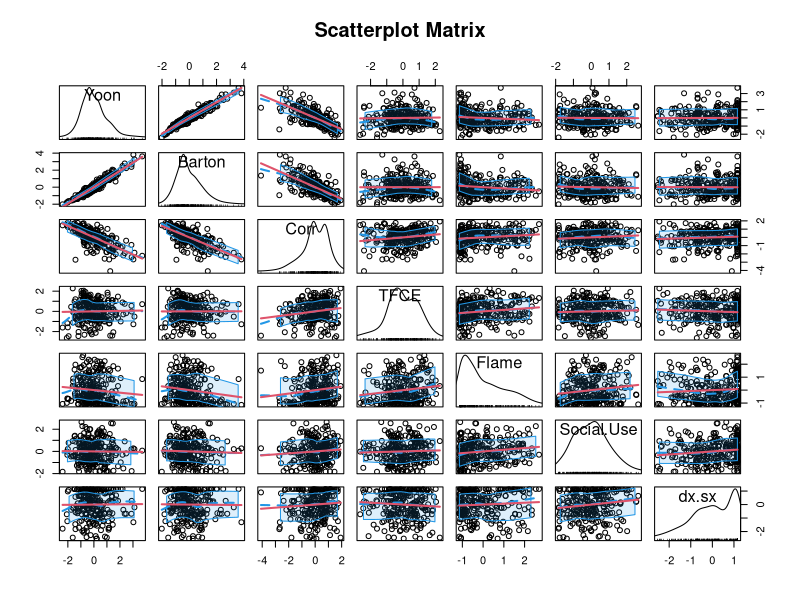
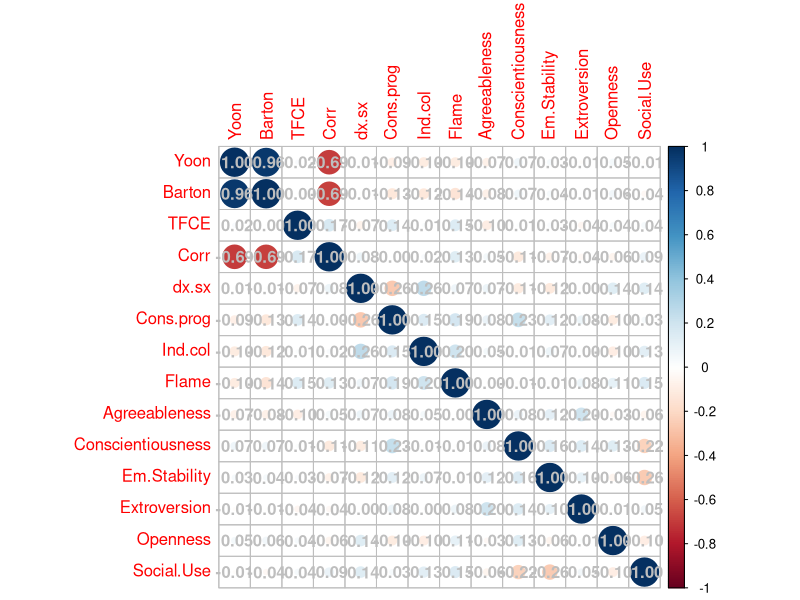
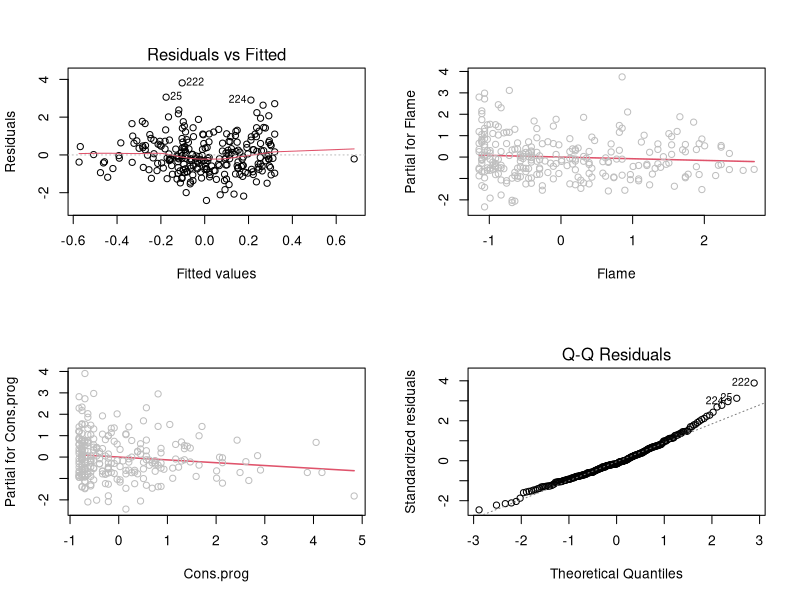
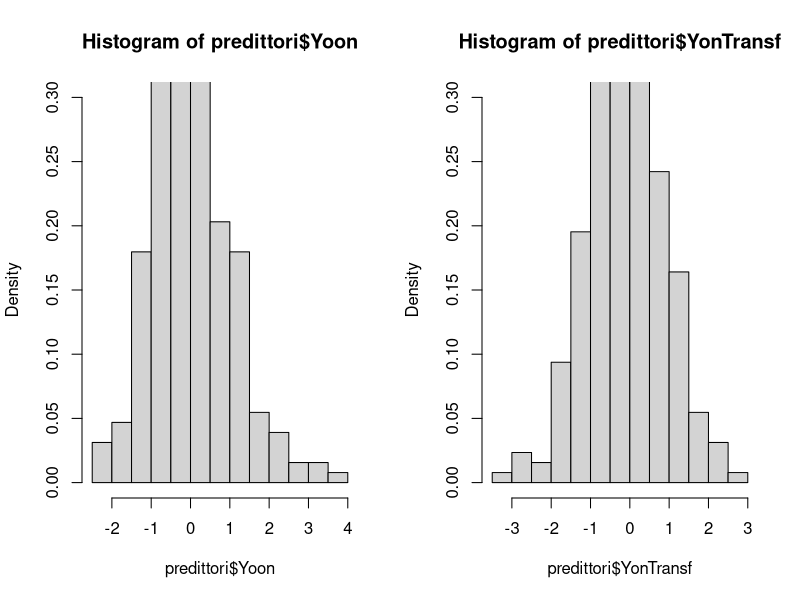
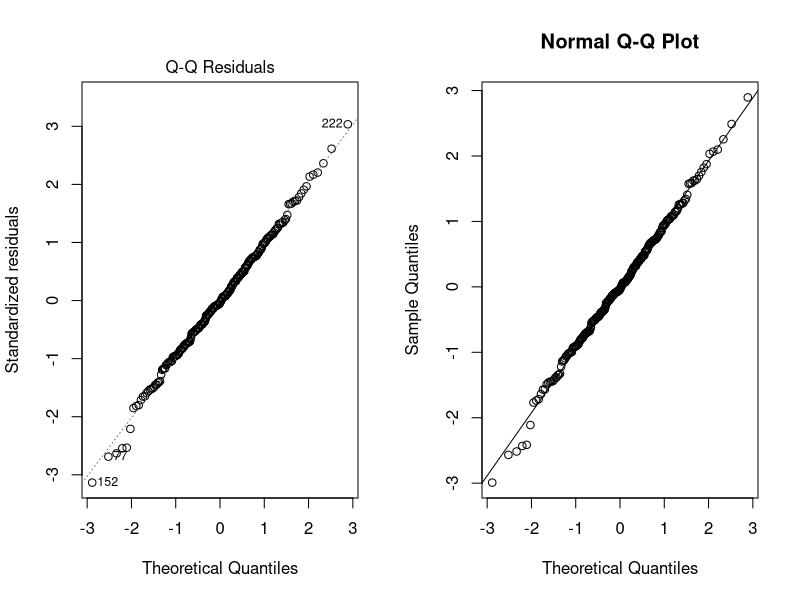
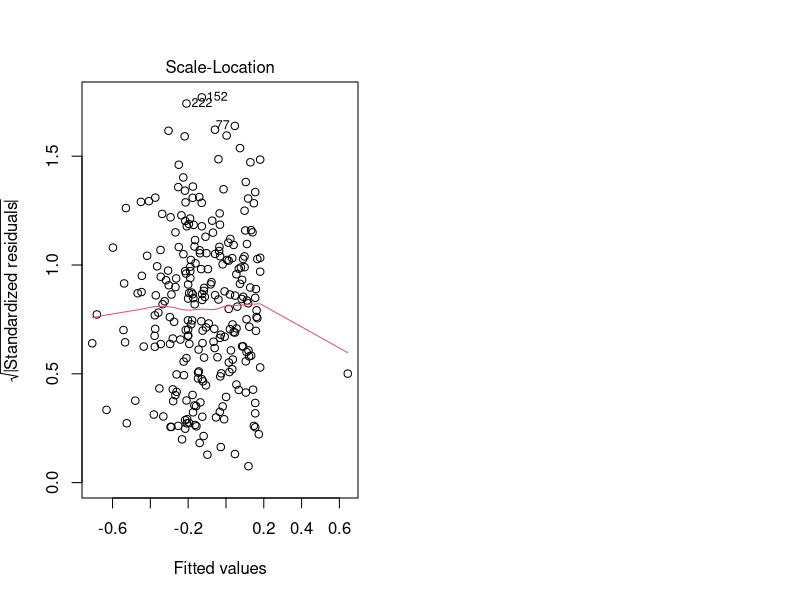
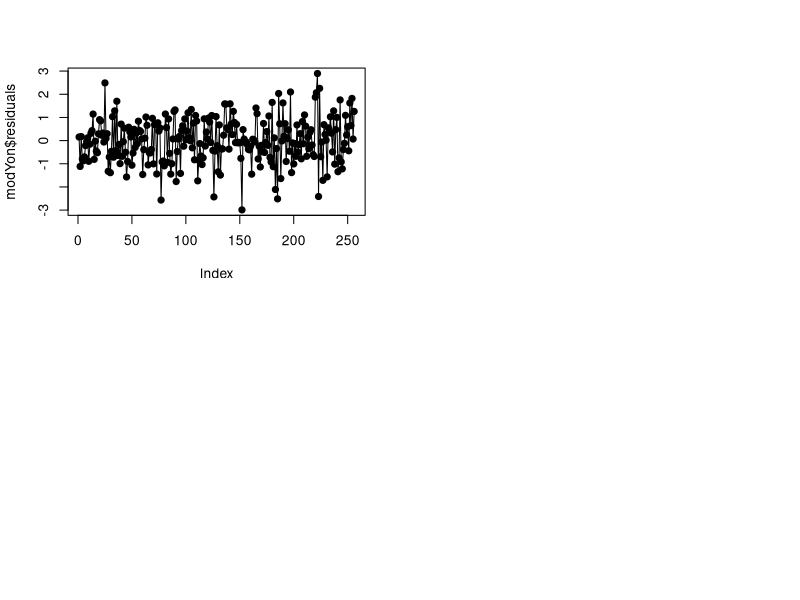
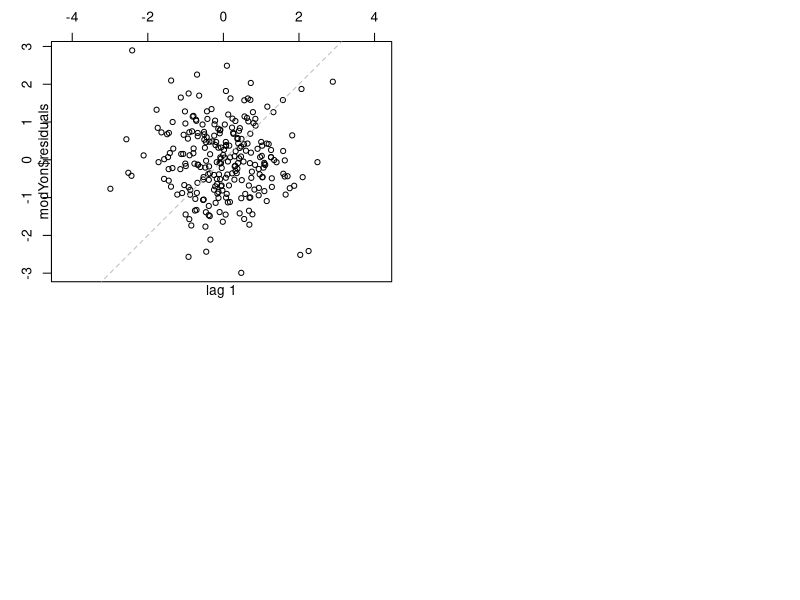

Generate these figures, in order, with R:
predittori <- read.table(file = "results/Predittori_tutti.csv", header = TRUE, sep = ",")

# Elimino le variabili che non voglio usare
predittori <- predittori[, -1]
predittori <- predittori[, -4]

predittori <- data.frame(scale(predittori, center = TRUE, scale = TRUE))


car::scatterplotMatrix(~ Yoon + Barton + Corr + TFCE + Flame + Social.Use + dx.sx, regLine = list(col = 2),
                       col = 1, smooth = list(col.smooth = 4, col.spread = 4),
                       data = predittori, main = "Scatterplot Matrix")

corrplot::corrplot(cor(predittori), addCoef.col = "grey")


n <- nrow(predittori)
# Path: stepAIC.r

# Aggiungo un modello con interazioni

modYon <- lm(formula = Yoon ~ (Flame + Social.Use + Em.Stability + dx.sx + Agreeableness + Conscientiousness + Cons.prog)^2, data = predittori)
modYon_zero <- lm(formula = Yoon ~ 1, data = predittori)
modBarton <- lm(formula = Barton ~ (Flame + Social.Use + Em.Stability + dx.sx + Agreeableness + Conscientiousness + Cons.prog)^2, data = predittori)
modBarton_zero <- lm(formula = Barton ~ 1, data = predittori)
modCorr <- lm(formula = Corr ~ (Flame + Social.Use + Em.Stability + dx.sx + Agreeableness + Conscientiousness + Cons.prog)^2, data = predittori)
modCorrzero <- lm(formula = Corr ~ 1, data = predittori)
modTFCE <- lm(formula = TFCE ~ (Flame + Social.Use + Em.Stability + dx.sx + Agreeableness + Conscientiousness + Cons.prog)^2, data = predittori)
modTFCEzero <- lm(formula = TFCE ~ 1, data = predittori)


stepwise_regYon <- MASS::stepAIC(modYon, direction = "backward", scope = list(lower = modYon_zero, upper = modYon), k = log(n))
stepwise_regBarton <- MASS::stepAIC(modBarton, direction = "backward", scope = list(lower = modBarton_zero, upper = modBarton), k = log(n))
stepwise_regCorr <- MASS::stepAIC(modCorr, direction = "backward", scope = list(lower = modCorrzero, upper = modCorr), k = log(n))
stepwise_regTFCE <- MASS::stepAIC(modTFCE, direction = "backward", scope = list(lower = modTFCEzero, upper = modTFCE), k = log(n))

modYon <- lm(formula = Yoon ~ Flame + Cons.prog + Flame:Cons.prog, data = predittori)
modBarton <- stepwise_regBarton$call
modCorr <- stepwise_regCorr$call
modTFCE <- stepwise_regTFCE$call

#linearity assumption

par(mfrow = c(2, 2)) # We have 4 predictors
plot(modYon, 1)
termplot(modYon, partial.resid = TRUE)

#normality
plot(modYon, 2)
shapiro.test(modYon$residuals) # p-value = 0.000000000000000222

#yeo-johnson transformation - non-normality patch

YJ <- car::powerTransform(lm(predittori$Yoon ~ 1), family = "yjPower")
(lambdaYJ <- YJ$lambda)
YonTransf <- car::yjPower(U = predittori$Yoon, lambda = lambdaYJ)
predittori <- cbind(predittori, YonTransf)

# Comparison
par(mfrow = c(1, 2))
hist(predittori$Yoon, freq = FALSE, breaks = 10, ylim = c(0, 0.3))
hist(predittori$YonTransf, freq = FALSE, breaks = 10, ylim = c(0, 0.3))
modYon <- lm(formula = YonTransf ~ Flame + Cons.prog + Flame:Cons.prog, data = predittori)
summary(modYon)

shapiro.test(modYon$residuals) # p-value = 0.000000000000000222
plot(modYon, 2)
nortest::lillie.test(modYon$residuals)
qqnorm(modYon$residuals)
qqline(modYon$residuals)


#homoscedasticity
car::ncvTest(modYon)
plot(modYon, 3)
#homoscedasticity ok

#independence
par(mfrow = c(2, 2))
plot(modYon$residuals, type = "o", pch = 19)
lag.plot(modYon$residuals, lags = 1, do.lines = FALSE)

cor(modYon$residuals[-1], modYon$residuals[-length(modYon$residuals)])
car::durbinWatsonTest(modYon)

#independence ok

#multicollinearity

car::vif(modYon, type = 'predictor')

#outliers

plot(modYon, 5)
